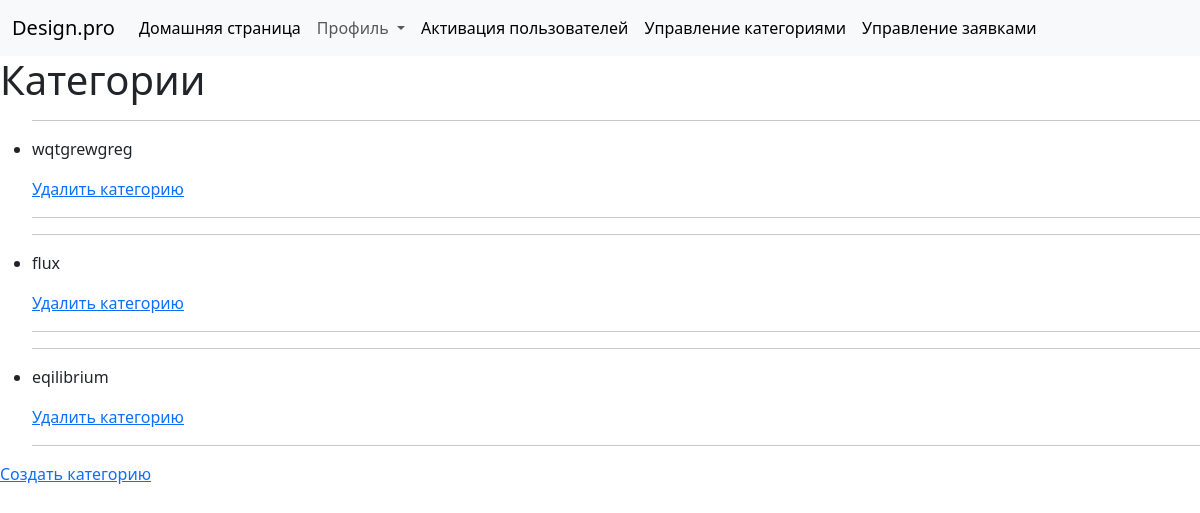
Page /studio/categorys/ (signed in) on the committed database.
### studio/models.py (models this page shows, shortened)
class Category(models.Model):
    name = models.CharField(
        max_length=200,
        unique=True,
        help_text="Введите категорию"
    )
    def get_absolute_url(self):
        return reverse('category-detail', args=[str(self.id)])
    class Meta:
        constraints = [
            UniqueConstraint(
                Lower('name'),
                name='genre_name_case_insensitive_unique',
                violation_error_message = "Жанр уже существует (совпадение без учета регистра)"
            ),
        ]

### studio/views.py (the view)
class CategoryListView(LoginRequiredMixin,generic.ListView):
    model = Category
    template_name ='studio/categorys.html'

### studio/templates/studio/categorys.html
{% extends "base_generic.html" %}
{% block content %}
  <h1>Категории</h1>
  {% if category_list %}
    <ul>
      {% for category in category_list %}
      <li>
        <hr>
        <p>{{ category.name }}</p>
        <a href="{{ category.get_absolute_url }}/delete/">Удалить категорию</a>
        <hr>
      </li>
      {% endfor %}
    </ul>
  {% else %}
    <p>Нет категорий</p>
  {% endif %}
  <a href="{% url 'category_create'%}">Создать категорию</a>
{% endblock %}

### rows in the picture
Category: name "wqtgrewgreg"
Category: name "flux"
Category: name "eqilibrium"
